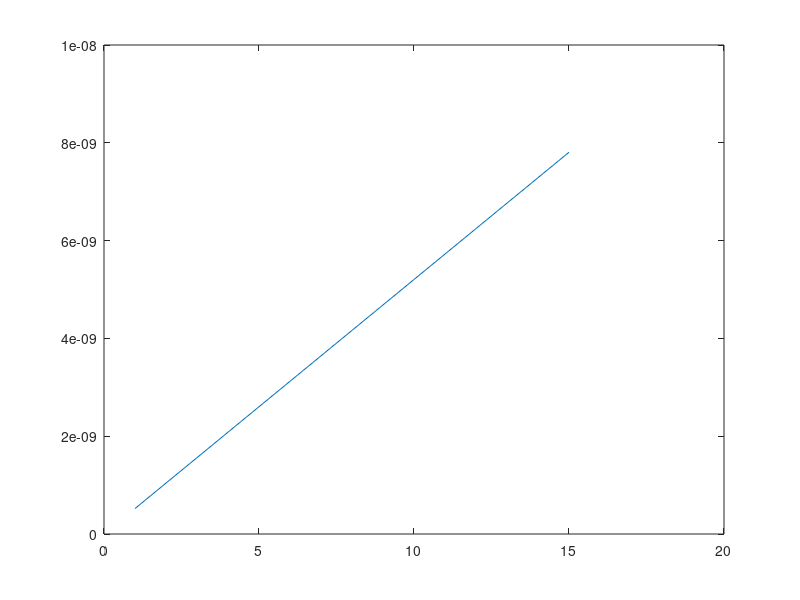

Reproduce this figure in MATLAB.
function B0 = WhichB0
% B0 = WhichB0
%
% Given the following:
%   - Contrast
%   - Anatomic region
%   - Required spatial resolution
%   - Minimum SNR
% this function estimates an optimal B0 at which
% to perform the experiment.
%
% AUTHOR : Mike Tyszka, Ph.D.
% PLACE  : Caltech BIC
% DATES  : 4/7/00 Start from scratch

% The underlying MRI SNR equation
% The proportionality constant is set to 1

% Gamma for 1H nucleus
gamma = 4.2e7; % MHz/T

% Material susceptibility
chi = 1;

% Main field
B0 = 0:15;

% Temperature
T = 37.0 + 273.1; % K

% Coil parameters
Nc = 1;
Q = 1;
Veff = 1;

% Image matrix size
Nx = 128;
Ny = 128;
Nz = 128;

Na = 2;

% Voxel volume in m^3
V = 100e-6^3;

% Frequency encoding bandwidth
% Assume that this must scale with B0
BW = B0;

% Basic SNR equation
snr = sqrt(gamma * chi^2 * B0.^3 / T * ...
	Nc * Q / Veff * ...
	Na ./ BW) * V;

plot(B0,snr);
